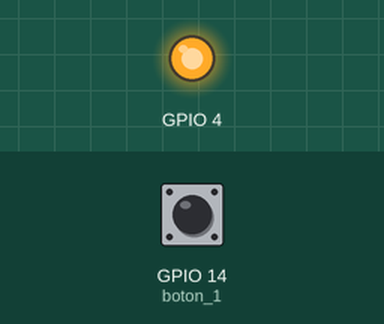
Recording of a program running on a simulated Raspberry Pi (BCM pin numbers). Shown: output pins drawn as LEDs (lit = HIGH). Inputs (shaded band) come from the test bench; at power-on: GPIO 14 (boton_1) LOW.

Above: at 1.2 s.
1.3 s: GPIO 14 (boton_1) pulled HIGH for 1.2 s
At 2.8 s:
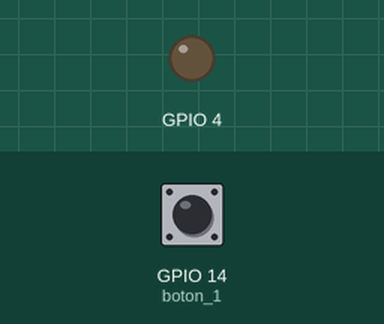
4.5 s: GPIO 14 (boton_1) pulled HIGH for 3.2 s
At 9.2 s:
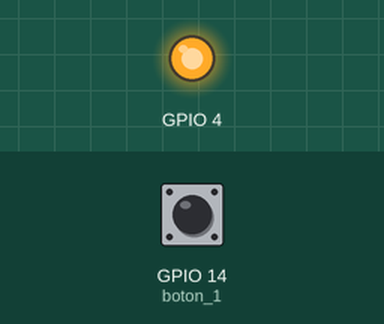
Timing chart, 0 to 10.7 s (numbered marks = the images above; inputs shaded):
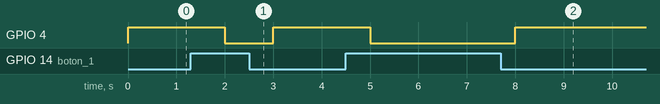

Measured:
- after the input at 1.3 s, GPIO 4: HIGH → LOW after 0.70 s, → HIGH 1.0 s later
- after the input at 4.5 s, GPIO 4: HIGH → LOW after 0.50 s, → HIGH 3.0 s later

The program:

relay_gpiozero.py
```python
from gpiozero import LED as Rele
from gpiozero import Button

import time

_RELAY_1 = Rele(4)
boton_1 = Button(14, False)

if __name__ == '__main__':
    while True:
        if boton_1.is_pressed:
            _RELAY_1.off()#Prender
            time.sleep(1)
        else:
            _RELAY_1.on()#Apagar
            time.sleep(1)
            
```
